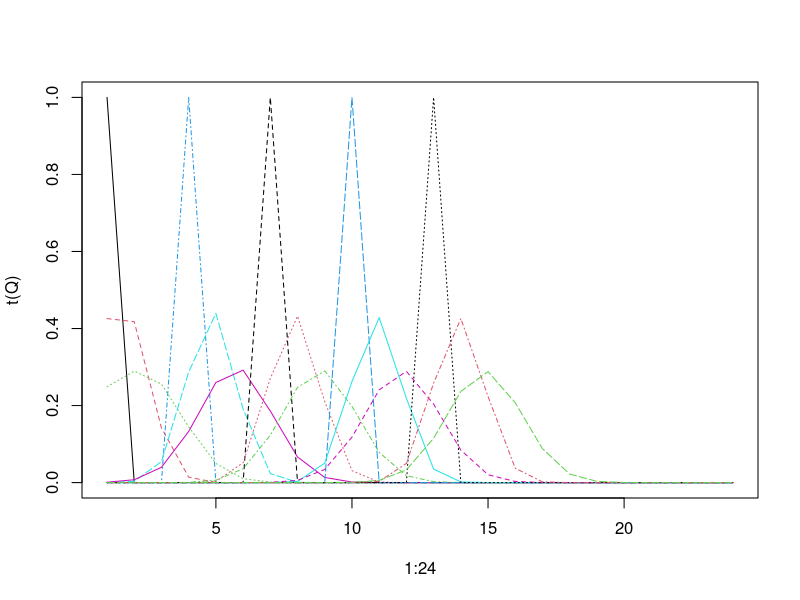
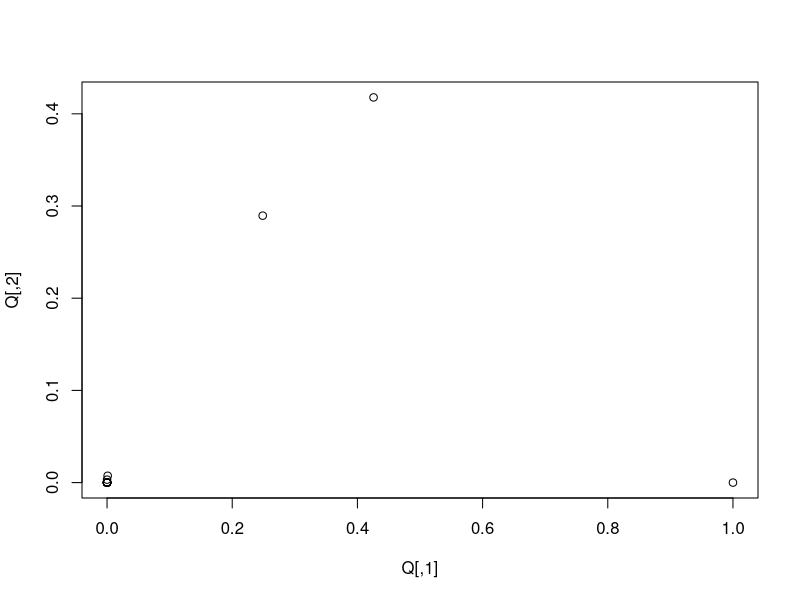

R code for these plots, in order:
KL = function(p,q){
  return(rowSums(q*(log2(q)-log2(p))))
}

compute_q_nk = function(ns,ks,p_n,p_k,lambda,sm=1e-10){
  #compute posterior Q for given lambda (lagrange multiplier)
  lambda = matrix(lambda,length(lambda),1)
  p_n = matrix(p_n,length(p_n),1)
  q_nk = matrix(0,15,24)
  m = sweep(ns,2,ks)**2
  for(k in 1:15){
    q_nk[k,] = p_n[k] * m[k,]
    q_nk[k,] = q_nk[k,] / lambda[k]
  }
  q_nk = exp(-q_nk)
  q_nk = sweep(q_nk,2,p_k,"*")
  q_nk = q_nk / rowSums(q_nk)
  q_nk = q_nk + sm
  q_nk = q_nk/rowSums(q_nk)
  return(q_nk)
}

find_q_nk = function(ns,ks,p_n,p_k,info_bound,n_steps=1500){
  lams = rep(1,nrow(ns))*0.5
  q_nk = compute_q_nk(ns,ks,p_n,p_k,lams)
  ents = KL(p_k,q_nk)
  
  for(i in 1:n_steps){
    diffs = ents - info_bound
    deltas = diffs * 0.025
    lams = exp(log(lams) + deltas)
    q_nk = compute_q_nk(ns,ks,p_n,p_k,lams)
    ents = KL(p_k,q_nk)
  }
  return(q_nk)
}

PP = function(x,a){
  p = 1/x**a
  return(p/sum(p))
}

step_n=1;step_k=1;alpha=1
min_n=1;max_n=15;min_k=step_k;max_k=24
ks = seq(min_k,max_k,by=step_k)
ns = seq(min_n,max_n,by=step_n)
ns = matrix(ns,length(ns),1)
p_ks = PP(ks,alpha)
p_ns = PP(ns,alpha)
info_bound=3
ns = matrix(ns,length(ns),length(ks))
Q = find_q_nk(ns,ks,p_ns,p_ks,3)

matplot(1:24,t(Q),"l")
plot(Q)
